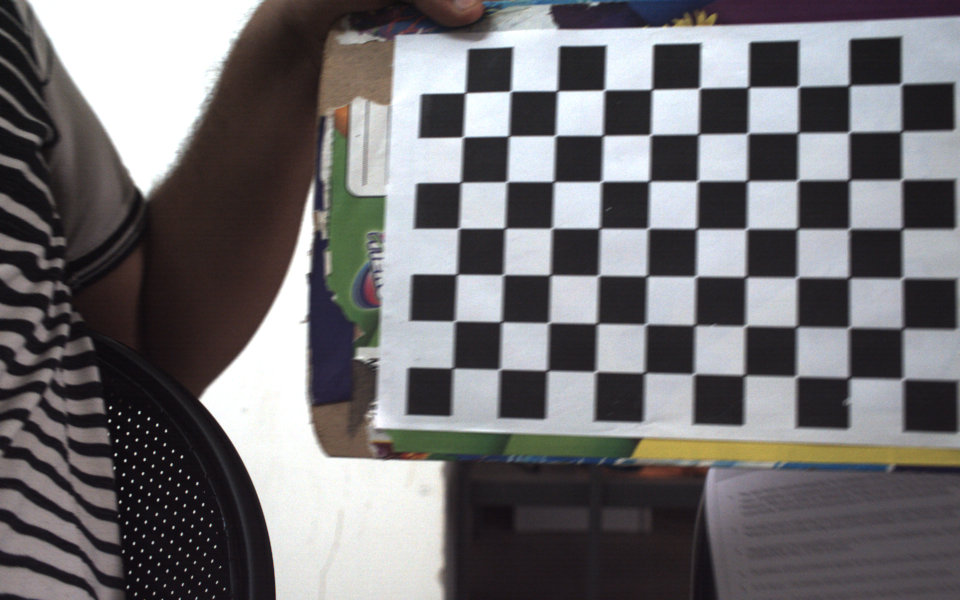
#> input picture my_stereo_images/stereoLeft/0l.png, 1920 x 1200 px (shown at 1/2 size); its folder holds 4 pictures in this run
$ python stereovision_calibration.py
#> lines starting #> are read from the running program, lines starting #| are printed output that depends on the picture; after the words box and inside, x2 and y2 are one past the last pixel; in counts of white or black regions, pixels touching at a corner belong together; pictures that were not available may be replaced by others from this repository, and a replacement may not be noted
import numpy as np
import cv2 as cv
import glob
import time
import os

################ FIND CHESSBOARD CORNERS - OBJECT POINTS AND IMAGE POINTS #############################

chessboardSize = (10,7)
frameSize = (1920,1080)


# termination criteria
criteria = (cv.TERM_CRITERIA_EPS + cv.TERM_CRITERIA_MAX_ITER, 30, 0.001)


# prepare object points, like (0,0,0), (1,0,0), (2,0,0) ....,(6,5,0)
objp = np.zeros((chessboardSize[0] * chessboardSize[1], 3), np.float32)
objp[:,:2] = np.mgrid[0:chessboardSize[0],0:chessboardSize[1]].T.reshape(-1,2)

objp = objp * 24
# print(objp)

# Arrays to store object points and image points from all the images.
objpoints = [] # 3d point in real world space
imgpointsL = [] # 2d points in image plane.
imgpointsR = [] # 2d points in image plane.


num_images_l = len(glob.glob('./my_stereo_images/stereoLeft/*.png'))
num_images_r = len(glob.glob('./my_stereo_images/stereoRight/*.png'))
both_true = 0

# for imgLeft, imgRight in zip(imagesLeft, imagesRight):
for i in range(num_images_l):
    l_img_path='./my_stereo_images/stereoLeft/'+str(i)+'l.png'
    r_img_path='./my_stereo_images/stereoRight/'+str(i)+'r.png'

    imgL = cv.imread(l_img_path)
#> imgL is the input picture: shape (1200, 1920, 3); mean B, G, R 112, 109.9, 112
    imgR = cv.imread(r_img_path)
    grayL = cv.cvtColor(imgL, cv.COLOR_BGR2GRAY)
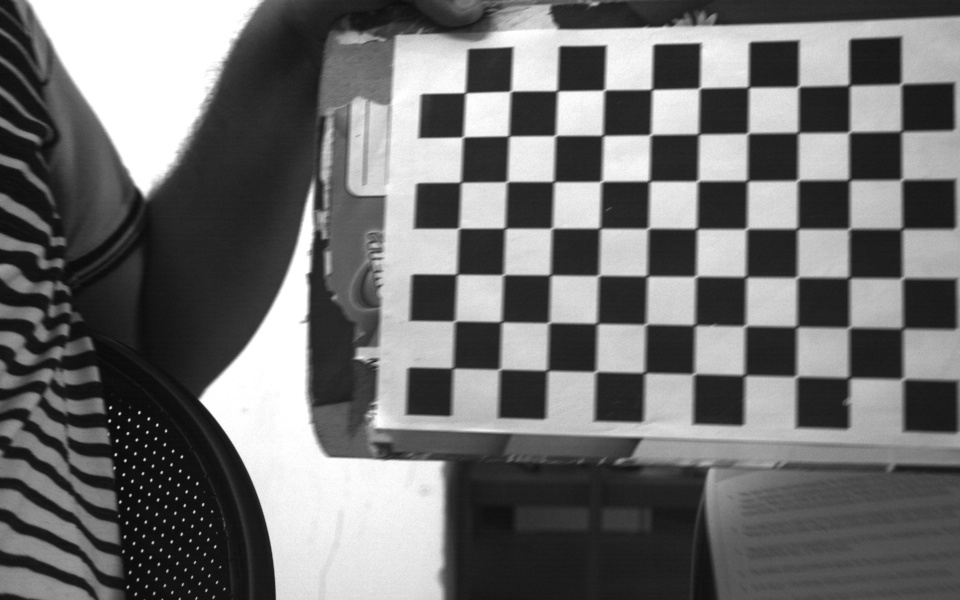
#> grayL: shape (1200, 1920) (shown at 1/2 size); min 6, max 255, mean 110.8
    grayR = cv.cvtColor(imgR, cv.COLOR_BGR2GRAY)


    # Find the chess board corners
    retL, cornersL = cv.findChessboardCorners(grayL, chessboardSize, None)
#> retL = True; cornersL = 70 rows, first 8: [1805, 749], [1698.5, 755.5], [1593, 753], [1489, 751], [1388, 748], [1289.5, 746], [1191.5, 744], [1095.5, 742]
    retR, cornersR = cv.findChessboardCorners(grayR, chessboardSize, None)
#> retR = True; cornersR has the same summary as cornersL
    print(str(i)+'*'*100)
    print(retL)
#| True
    print(retR)
#| True
    # If found, add object points, image points (after refining them)
    if retL and retR == True:
        print('this is the number which has both the chess patterene detected: ',i)
        both_true+=1
        objpoints.append(objp)

        cornersL = cv.cornerSubPix(grayL, cornersL, (11,11), (-1,-1), criteria)
#> cornersL = 70 rows, first 8: [1806.3, 758.4], [1698.4, 756], [1593, 753.1], [1489.3, 750.8], [1388, 748.2], [1289.3, 746], [1191.6, 743.6], [1094.6, 741.4]
        imgpointsL.append(cornersL)

        cornersR = cv.cornerSubPix(grayR, cornersR, (11,11), (-1,-1), criteria)
#> cornersR has the same summary as cornersL
        imgpointsR.append(cornersR)

        # Draw and display the corners
        cv.drawChessboardCorners(imgL, chessboardSize, cornersL, retL)
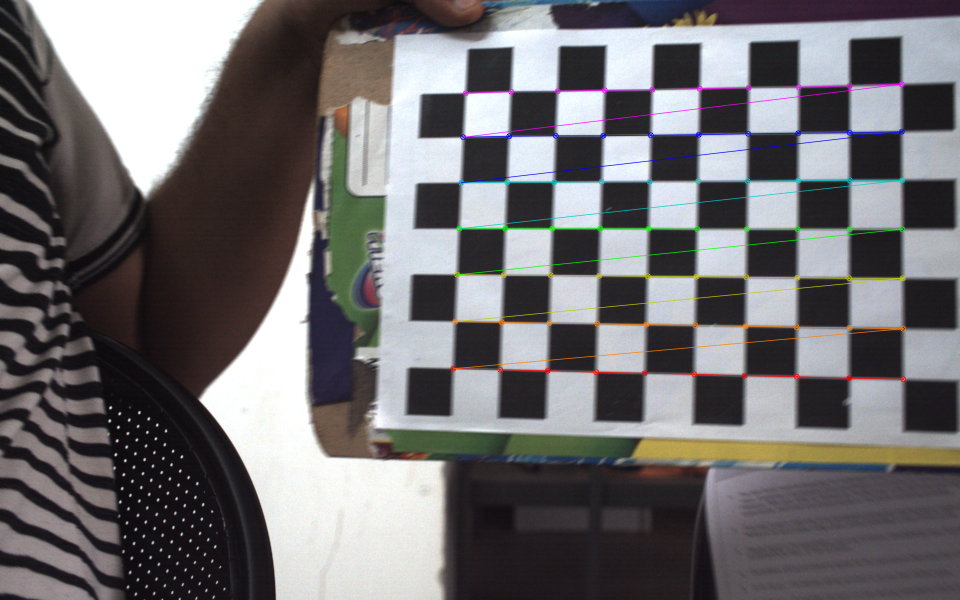
#> imgL: shape (1200, 1920, 3) (shown at 1/2 size); 1.74% of pixels changed, all inside (x1, y1, x2, y2) = (900, 162, 1813, 765)
        cv.imshow('img left', imgL)
        cv.drawChessboardCorners(imgR, chessboardSize, cornersR, retR)
        cv.imshow('img right', imgR)
        cv.waitKey(1)
#> pass 2 of the loop `for i in range(num_images_l):`:
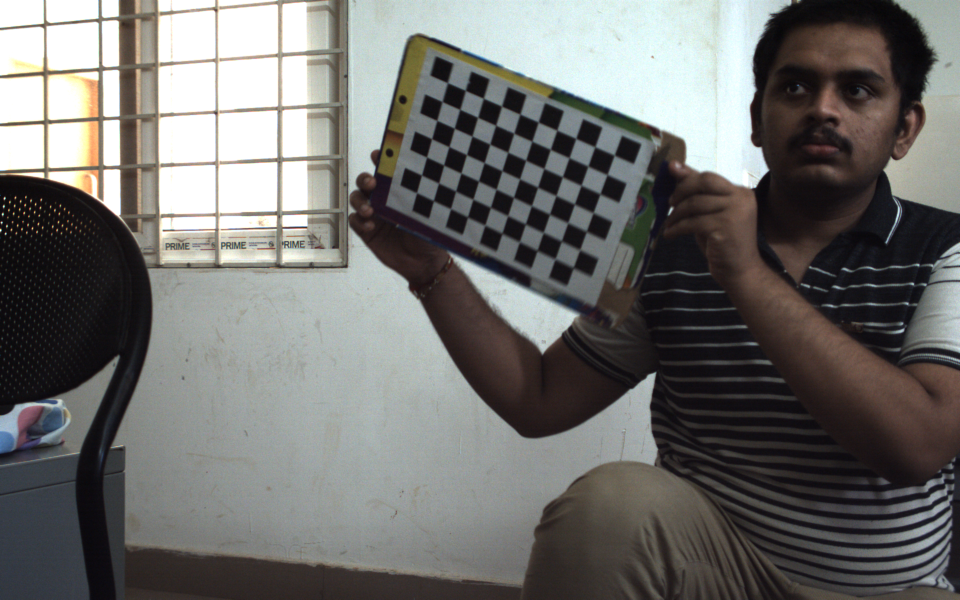
#> input picture my_stereo_images/stereoLeft/10l.png, 1920 x 1200 px, given in place of 1l.png, which was not available (shown at 1/2 size)
#> imgL is the input picture: shape (1200, 1920, 3); mean B, G, R 108.9, 111.1, 111.6
#> `grayL = cv.cvtColor(imgL, cv.COLOR_BGR2GRAY)`:
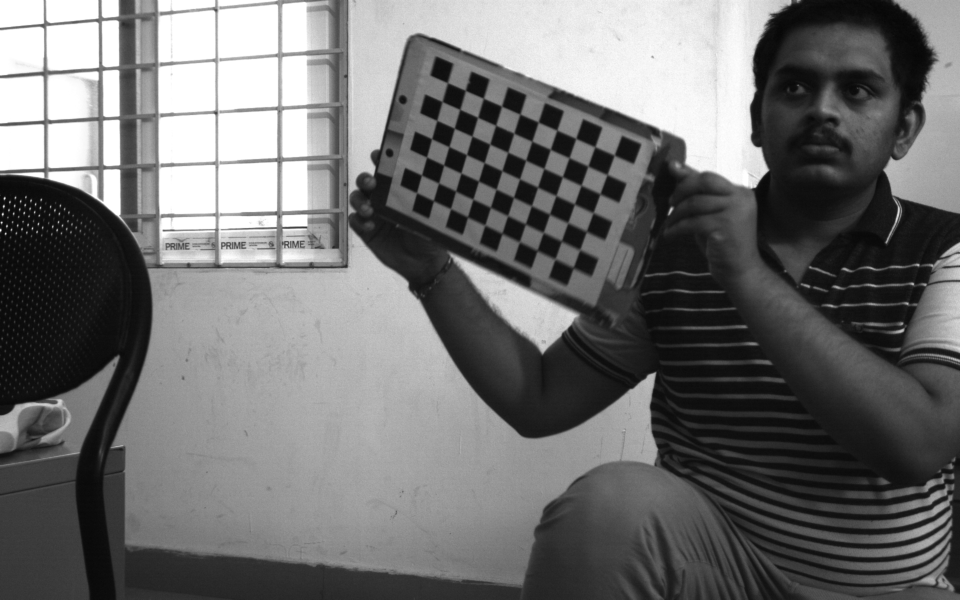
#> grayL: shape (1200, 1920) (shown at 1/2 size); min 4, max 255, mean 111
#> `retL, cornersL = cv.findChessboardCorners(grayL, chessboardSize, None)`: cornersL = 70 rows, first 8: [895.5, 166], [931, 181], [966.4, 195], [1003.6, 213], [1040, 229], [1078.5, 243.2], [1115.2, 262.1], [1152, 277]
#> `retR, cornersR = cv.findChessboardCorners(grayR, chessboardSize, None)`: cornersR has the same summary as cornersL
#| True
#| True
#> `cornersL = cv.cornerSubPix(grayL, cornersL, (11,11), (-1,-1), criteria)`: cornersL = 70 rows, first 8: [895.4, 165.8], [931.1, 181.1], [967.3, 196.8], [1003.6, 212.7], [1040.3, 228.6], [1076.8, 244.5], [1114.2, 260.8], [1152.1, 277.3]
#> `cornersR = cv.cornerSubPix(grayR, cornersR, (11,11), (-1,-1), criteria)`: cornersR has the same summary as cornersL
#> `cv.drawChessboardCorners(imgL, chessboardSize, cornersL, retL)`:
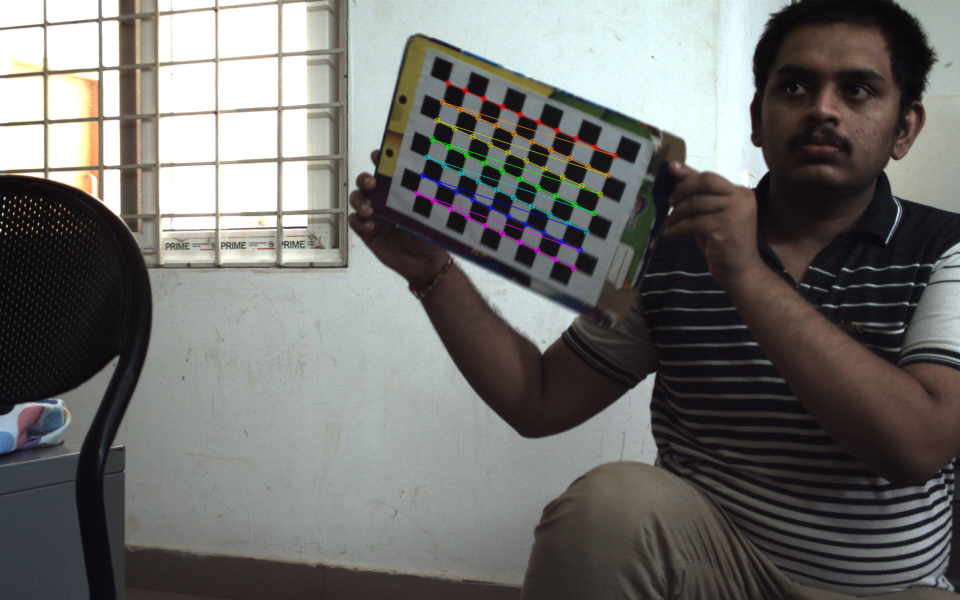
#> imgL: shape (1200, 1920, 3) (shown at 1/2 size); 0.79% of pixels changed, all inside (x1, y1, x2, y2) = (828, 160, 1236, 543)
#> (the run stopped early here; a loop or call above may not have finished)
